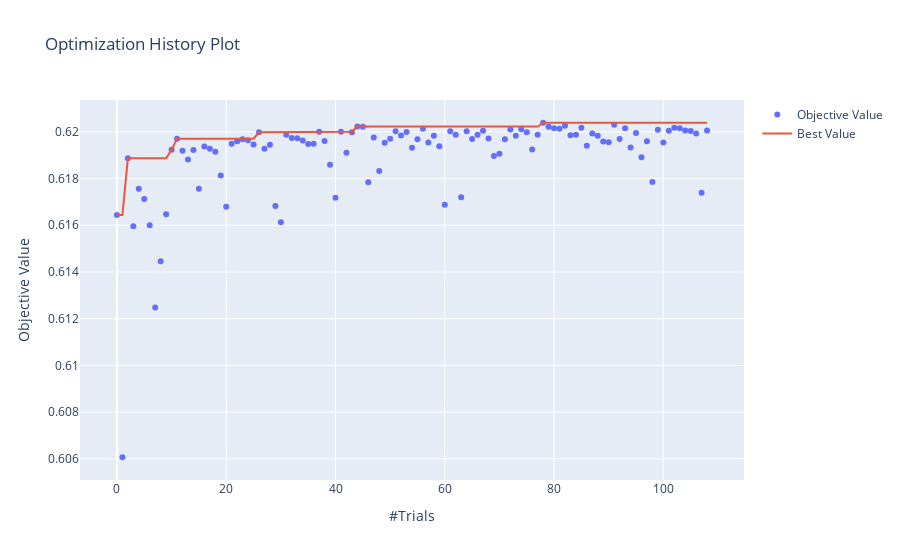
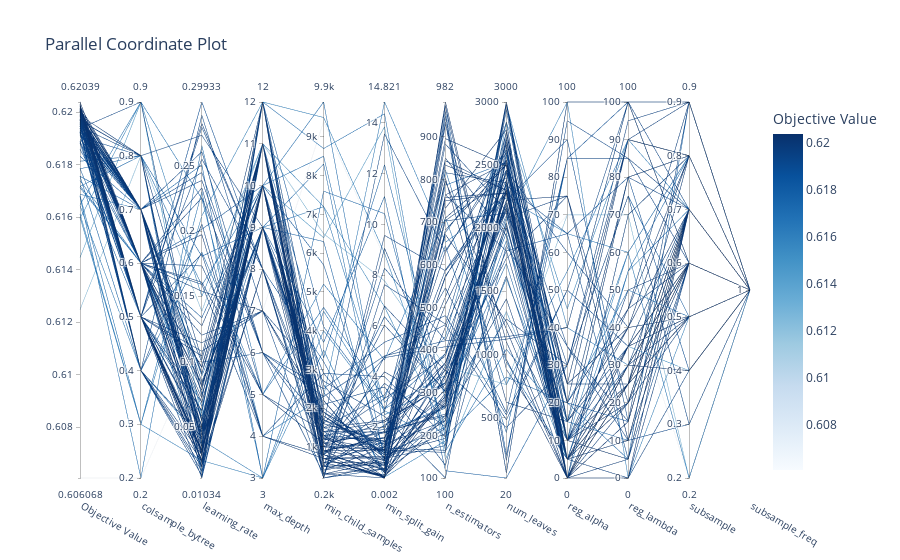
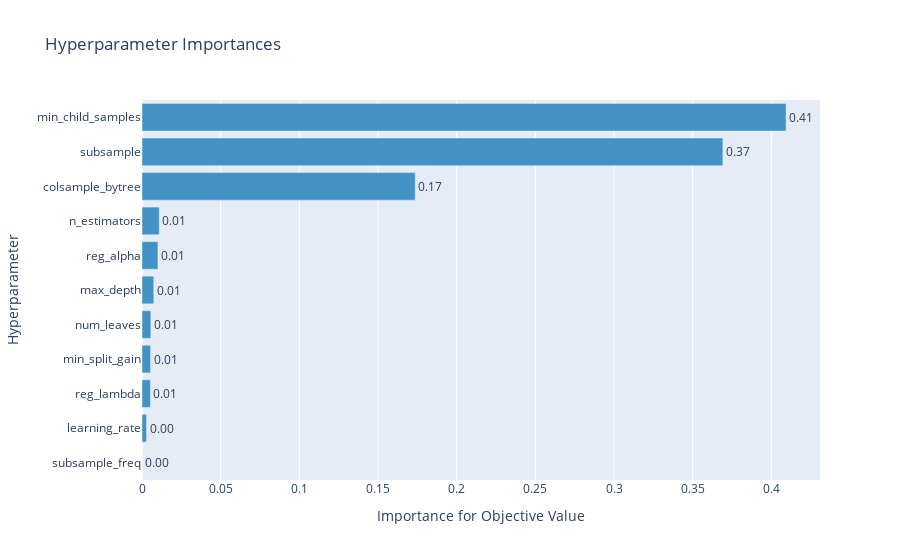
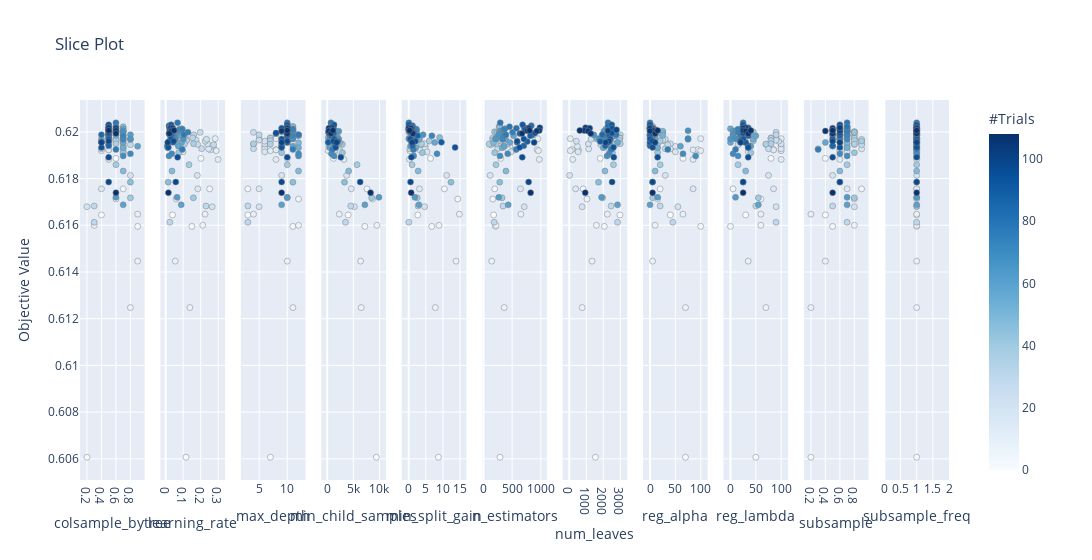

Notebook code cell kept with these figures, in order:
### Code cell
utils.optuna_plots(study_roc)
